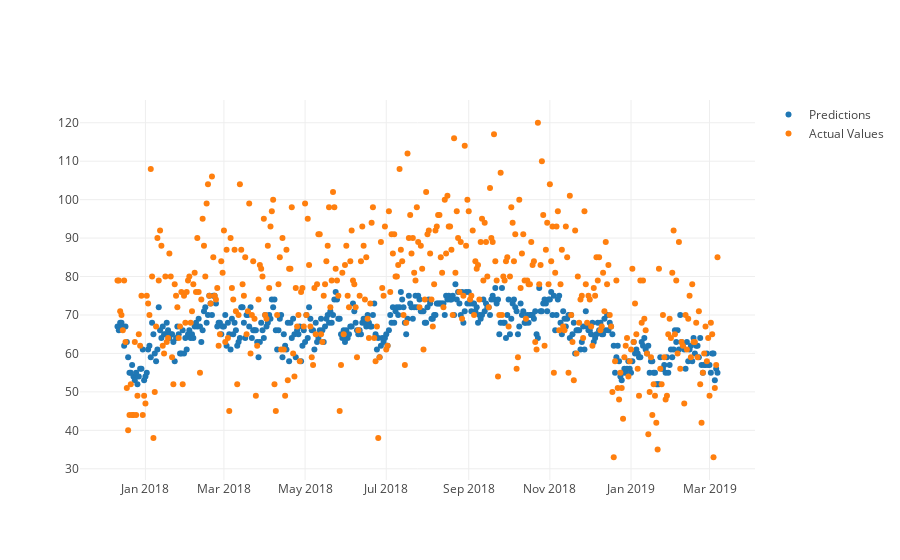

Notebook code cell kept with this figure:
### Code cell
#Showing Predictions



predictions = (scaler.inverse_transform(testPredict).flatten() / 100).round()
normal_vals = (scaler.inverse_transform(x_test)).flatten()
normal_vals = normal_vals[look_back:-1]

random_x = jours_x[y+1:-1]


# Create traces
trace_pred = Scatter(
    x = random_x,
    y = predictions.tolist(),
    mode = 'markers',
    name = 'Predictions'
)
trace_normal = Scatter(
    x = random_x,
    y = normal_vals.tolist(),
    mode = 'markers',
    name = 'Actual Values'
)

data = [trace_pred, trace_normal]

plotly.offline.iplot(data, filename='Res')

### Figure 1 — Plotly figure (JSON) as saved in the notebook; plotly's stock layout.template omitted (floating-point values rounded to 4 significant figures; data arrays with more than 128 entries replaced by an {"elided": "..."} marker saying what was removed)
{"data": [{"mode": "markers", "name": "Predictions", "type": "scatter", "x": {"elided": "459 str values"}, "y": {"elided": "452 int values"}}, {"mode": "markers", "name": "Actual Values", "type": "scatter", "x": {"elided": "459 str values"}, "y": {"elided": "452 float values"}}], "layout": {}}
